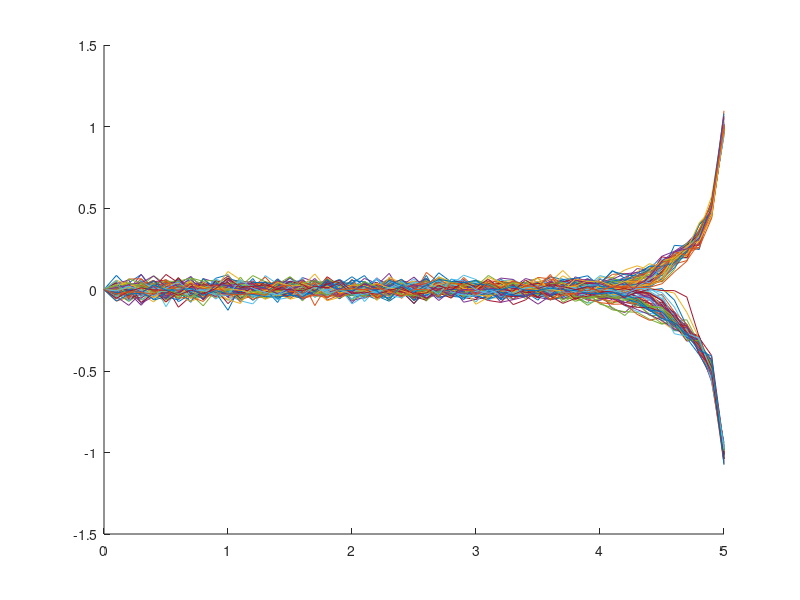

Write the MATLAB code that produced this figure.
hold on;
for r = 1:100
    nu = 0.1;
    T = 5;
    dt = 0.1;
    t = 0;
    steps = T / dt;

    u = zeros(steps + 1, 1);
    x = zeros(steps + 1, 1);
    x(1) = 0;
    for step = 2:(steps + 1)
        u(step) = tanh(x(step - 1) / (nu * (T - t)) - x(step - 1)) / (T - t);
        dxi = sqrt(dt) * normrnd(0, nu);
        x(step) = u(step) * dt + dxi;
        t = t + dt;
    end

    plot(0:dt:T, x);
end
hold off;